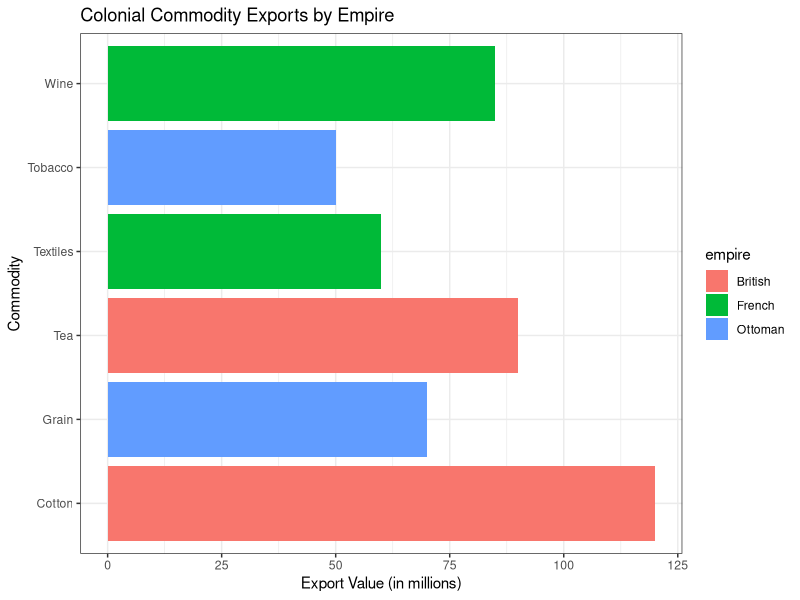

The R source for this figure:
## ---- chunk 1
library(tidyverse)
library(here)
trade <- read_csv(here::here("assets/datasets/imperial_trade.csv"))

trade %>%
  ggplot(aes(x = export_value, y = commodity, fill = empire)) +
  geom_col(position = "dodge") +
  labs(title = "Colonial Commodity Exports by Empire",
       x = "Export Value (in millions)", y = "Commodity") +
  theme_bw()
